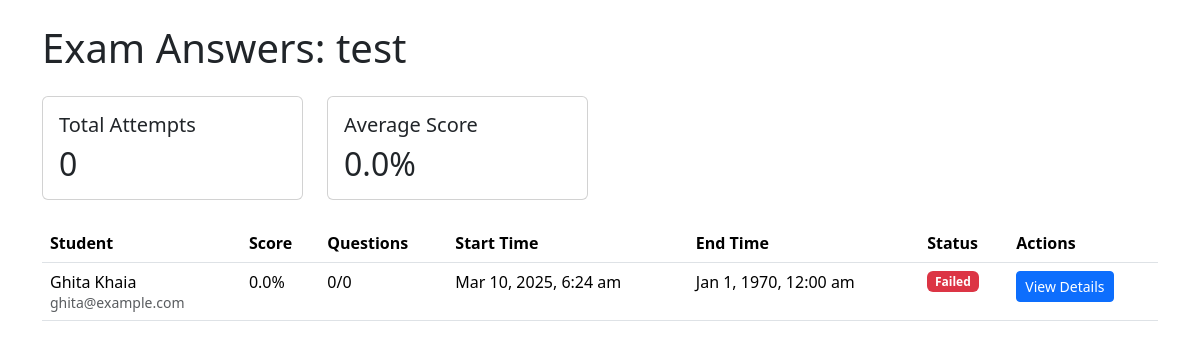
/teacher/view-exam-answers.php?id=61 (signed in), run on the app's committed database.
### tables this page shows
CREATE TABLE `exams` (
  `id` int(11) NOT NULL,
  `title` varchar(255) NOT NULL,
  `description` text DEFAULT NULL,
  `is_published` tinyint(1) NOT NULL DEFAULT 0,
  `start_date` datetime NOT NULL,
  `end_date` datetime NOT NULL,
  `created_by` int(11) NOT NULL,
  `created_at` timestamp NOT NULL DEFAULT current_timestamp(),
  `total_points` enum('10','20','40','100') NOT NULL DEFAULT '10',
  `attempts_allowed` int(11) NOT NULL DEFAULT 1,
  `passing_score` int(11) NOT NULL DEFAULT 60,
  `has_timer` tinyint(1) DEFAULT 0,
  `duration_minutes` int(11) DEFAULT NULL
);

CREATE TABLE `exam_attempts` (
  `id` int(11) NOT NULL,
  `exam_id` int(11) NOT NULL,
  `student_id` int(11) NOT NULL,
  `start_time` datetime NOT NULL,
  `end_time` datetime DEFAULT NULL,
  `is_completed` tinyint(1) DEFAULT 0,
  `score` decimal(5,2) DEFAULT NULL,
  `graded_by` int(11) DEFAULT NULL,
  `created_at` timestamp NOT NULL DEFAULT current_timestamp(),
  `published` tinyint(1) NOT NULL DEFAULT 0,
  `teacher_feedback` text DEFAULT NULL,
  `graded_at` timestamp NULL DEFAULT NULL,
  `violations` int(11) DEFAULT 0
);

CREATE TABLE `users` (
  `id` int(11) NOT NULL,
  `username` varchar(50) NOT NULL,
  `password` varchar(255) NOT NULL,
  `email` varchar(100) NOT NULL,
  `role` enum('admin','teacher','student') NOT NULL DEFAULT 'student',
  `department` varchar(100) DEFAULT NULL,
  `status` enum('active','inactive') NOT NULL DEFAULT 'active',
  `full_name` varchar(100) NOT NULL,
  `created_at` timestamp NOT NULL DEFAULT current_timestamp(),
  `last_login` timestamp NULL DEFAULT NULL,
  `classroom_id` int(11) DEFAULT NULL,
  `is_approved` tinyint(1) DEFAULT 0
);

### teacher/view-exam-answers.php (the view, shortened to what this page needs)
<?php
$exam_id = $_GET['id'] ?? null;
$teacher_id = $_SESSION['user_id'];
try {
    $conn = getDBConnection();
    $stmt = $conn->prepare("
        SELECT e.*, COUNT(DISTINCT ea.id) as total_attempts,
               AVG(ea.score) as average_score
        FROM exams e
        LEFT JOIN exam_attempts ea ON e.id = ea.id
        WHERE e.id = ? AND e.created_by = ?
        GROUP BY e.id
    ");
    $stmt->execute([$exam_id, $teacher_id]);
    $exam = $stmt->fetch();
    $stmt = $conn->prepare("
        SELECT
            ea.*,
            u.full_name as student_name,
            u.email as student_email,
            COUNT(sa.id) as questions_answered,
            SUM(CASE WHEN mo.is_correct = 1 THEN 1 ELSE 0 END) as correct_answers
        FROM exam_attempts ea
        JOIN users u ON ea.student_id = u.id
        LEFT JOIN student_answers sa ON ea.id = sa.attempt_id
        LEFT JOIN mcq_options mo ON sa.selected_option_id = mo.id
        WHERE ea.exam_id = ?
        GROUP BY ea.id
        ORDER BY ea.end_time DESC
    ");
    $stmt->execute([$exam_id]);
    $attempts = $stmt->fetchAll();
} catch (Exception $e) {
    error_log("Error in view-exam-answers.php: " . $e->getMessage());
    setFlashMessage('error', 'An error occurred while loading exam answers.');
    header('Location: exams.php');
    exit;
}
?>
<!DOCTYPE html>
<html lang="en">
<head>
    <link href='https://unpkg.com/boxicons@2.1.4/css/boxicons.min.css' rel='stylesheet'>
    <link href="https://cdn.jsdelivr.net/npm/bootstrap@5.3.2/dist/css/bootstrap.min.css" rel="stylesheet">
</head>
<body>
    <div class="container py-4">
        <h1 class="mb-4">Exam Answers: <?php echo htmlspecialchars($exam['title']); ?></h1>
        <div class="row mb-4">
            <div class="col-md-3">
                <div class="card">
                    <div class="card-body">
                        <h5 class="card-title">Total Attempts</h5>
                        <p class="card-text h2"><?php echo $exam['total_attempts']; ?></p>
                    </div>
                </div>
            </div>
            <div class="col-md-3">
                <div class="card">
                    <div class="card-body">
                        <h5 class="card-title">Average Score</h5>
                        <p class="card-text h2"><?php echo number_format($exam['average_score'], 1); ?>%</p>
                    </div>
                </div>
            </div>
        </div>
        <div class="table-responsive">
            <table class="table table-hover">
                <thead>
                    <tr>
                        <th>Student</th>
                        <th>Score</th>
                        <th>Questions</th>
                        <th>Start Time</th>
                        <th>End Time</th>
                        <th>Status</th>
                        <th>Actions</th>
                    </tr>
                </thead>
                <tbody>
                    <?php foreach ($attempts as $attempt): ?>
                        <tr>
                            <td>
                                <?php echo htmlspecialchars($attempt['student_name']); ?><br>
                                <small class="text-muted"><?php echo htmlspecialchars($attempt['student_email']); ?></small>
                            </td>
                            <td><?php echo number_format($attempt['score'], 1); ?>%</td>
                            <td>
                                <?php echo $attempt['correct_answers']; ?>/<?php echo $attempt['questions_answered']; ?>
                            </td>
                            <td><?php echo date('M j, Y, g:i a', strtotime($attempt['start_time'])); ?></td>
                            <td><?php echo date('M j, Y, g:i a', strtotime($attempt['end_time'])); ?></td>
                            <td>
                                <?php if ($attempt['score'] >= $exam['passing_score']): ?>
                                    <span class="badge bg-success">Passed</span>
                                <?php else: ?>
                                    <span class="badge bg-danger">Failed</span>
                                <?php endif; ?>
                            </td>
                            <td>
                                <a href="view-attempt-details.php?attempt_id=<?php echo $attempt['id']; ?>"
                                   class="btn btn-sm btn-primary">
                                    View Details
                                </a>
                            </td>
                        </tr>
                    <?php endforeach; ?>
                </tbody>
            </table>
        </div>
    </div>
</body>
</html>

### data on the page
exams: title "test"
exam_attempts: student.full_name "Ghita Khaia", student.email "ghita@example.com", score "0.0", correct_answers "0", questions_answered "0", start_time "Mar 10, 2025, 6:24 am", end_time "Jan 1, 1970, 12:00 am", shows "Failed"

### other printed values
$exam['total_attempts'] "0"
$exam['average_score'] "0.0"
